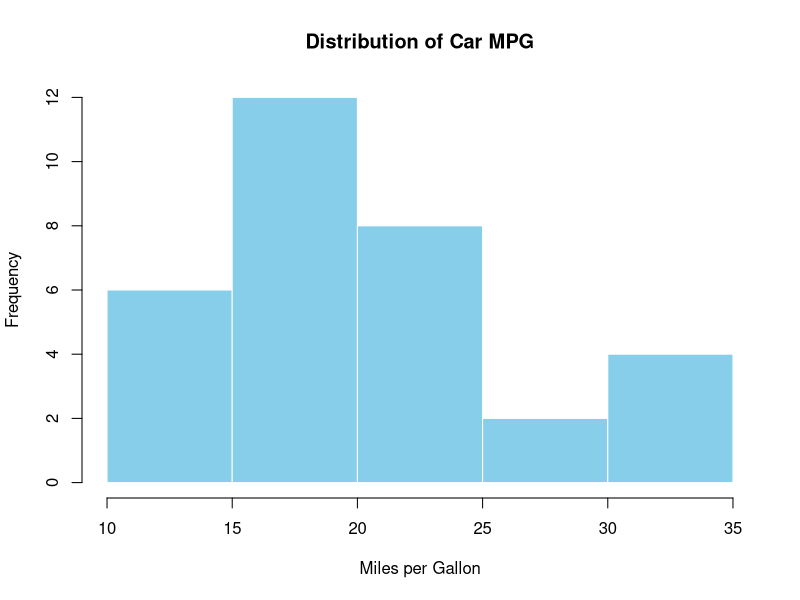
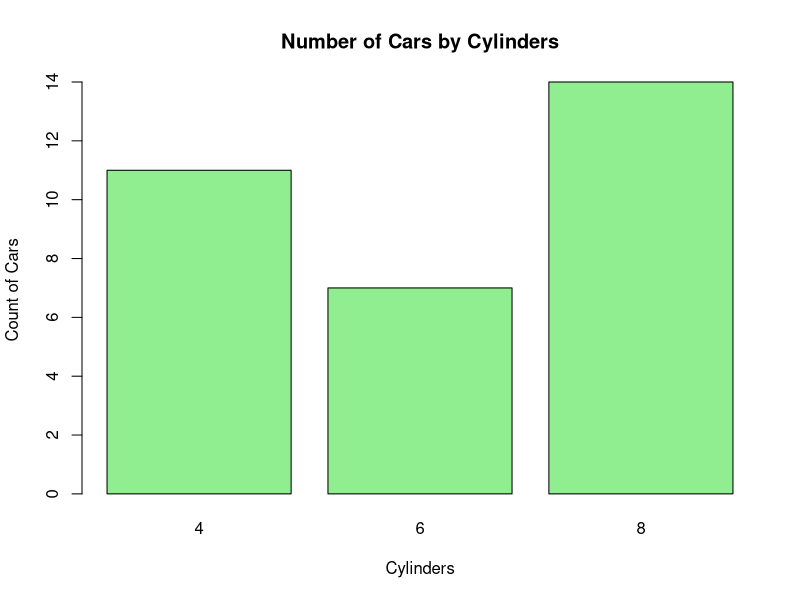

The R source for these figures, in order:
data(mtcars)
head(mtcars)
# Histogram of miles per gallon (mpg)
hist(mtcars$mpg,
     main = "Distribution of Car MPG",
     xlab = "Miles per Gallon",
     col = "skyblue",
     border = "white")
# Bar chart of number of cylinders
barplot(table(mtcars$cyl),
        main = "Number of Cars by Cylinders",
        xlab = "Cylinders",
        ylab = "Count of Cars",
        col = "lightgreen")
# Summary statistics for horsepower
mean(mtcars$hp)   # Average horsepower
median(mtcars$hp) # Middle value
min(mtcars$hp)    # Minimum horsepower
max(mtcars$hp)    # Maximum horsepower
# Add new column "efficiency" = mpg per cylinder
mtcars$efficiency <- mtcars$mpg / mtcars$cyl
head(mtcars)
# Filter cars with high fuel efficiency
high_efficiency <- subset(mtcars, mpg > 25)
high_efficiency
# Select only mpg, hp, and cyl columns
selected_data <- mtcars[, c("mpg", "hp", "cyl")]
head(selected_data)

